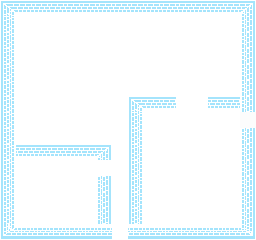

This game map was drawn from its Tiled (.tmx) file and the tilesets committed beside it. A one-line description and the trimmed map source follow:
An orthogonal 16x15 tile map with 16x16 px tiles, 2 tile layers (Tile Layer 2, Collision), 17 tilesets.

<map version="1.0" orientation="orthogonal" width="16" height="15" tilewidth="16" tileheight="16">
 <tileset firstgid="1" name="grass" tilewidth="16" tileheight="16">
  <image source="../../Environment/grass.png" width="64" height="64" />
 </tileset>
 <tileset firstgid="17" name="female" tilewidth="16" tileheight="16">
  <image source="../../CharacterDesign/female.png" width="64" height="64" />
 </tileset>
 <tileset firstgid="33" name="male" tilewidth="16" tileheight="16">
  <image source="../../CharacterDesign/male.png" width="64" height="64" />
 </tileset>
 <tileset firstgid="49" name="cow_cube" tilewidth="16" tileheight="16">
  <image source="../../Enemy/Monsters/cow_cube.png" width="16" height="16" />
 </tileset>
 <tileset firstgid="50" name="trees" tilewidth="16" tileheight="16">
  <image source="../../Environment/trees.png" width="64" height="32" />
 </tileset>
 <tileset firstgid="58" name="mountain" tilewidth="16" tileheight="16">
  <image source="../../Environment/mountain.png" width="64" height="64" />
 </tileset>
 <tileset firstgid="74" name="beach" tilewidth="16" tileheight="16">
  <image source="../../Environment/beach.png" width="256" height="128" />
 </tileset>
 <tileset firstgid="202" name="snow" tilewidth="16" tileheight="16">
  <image source="../../Environment/snow.png" width="128" height="64" />
 </tileset>
 <tileset firstgid="234" name="river" tilewidth="16" tileheight="16">
  <image source="../../Environment/river.png" width="128" height="128" />
 </tileset>
 <tileset firstgid="298" name="ocean" tilewidth="16" tileheight="16">
  <image source="../../Environment/ocean.png" width="64" height="64" />
 </tileset>
 <tileset firstgid="314" name="hill" tilewidth="16" tileheight="16">
  <image source="../../Environment/hill.png" width="64" height="128" />
 </tileset>
 <tileset firstgid="346" name="desert" tilewidth="16" tileheight="16">
  <image source="../../Environment/desert.png" width="64" height="64" />
 </tileset>
 <tileset firstgid="362" name="beach" tilewidth="16" tileheight="16">
  <image source="../../Environment/beach.png" width="256" height="128" />
 </tileset>
 <tileset firstgid="490" name="castle" tilewidth="16" tileheight="16">
  <image source="../../Castle/castle.png" width="256" height="256" />
 </tileset>
 <tileset firstgid="746" name="walls" tilewidth="16" tileheight="16">
  <image source="../../Town/walls.png" width="128" height="128" />
 </tileset>
 <tileset firstgid="810" name="inside_castle" tilewidth="16" tileheight="16">
  <image source="../../Castle/inside_castle.png" width="128" height="64" />
 </tileset>
 <tileset firstgid="842" name="inside_castle" tilewidth="16" tileheight="16">
  <image source="../../Castle/inside_castle.png" width="128" height="64" />
 </tileset>
 <layer name="Tile Layer 2" width="16" height="15">
  <data>[240 cells, 240 non-empty, 16 distinct tile ids]</data>
 </layer>
 <layer name="Collision" width="16" height="15" opacity="0">
  <data>[240 cells, 79 non-empty, 1 distinct tile ids]</data>
 </layer>
</map>
